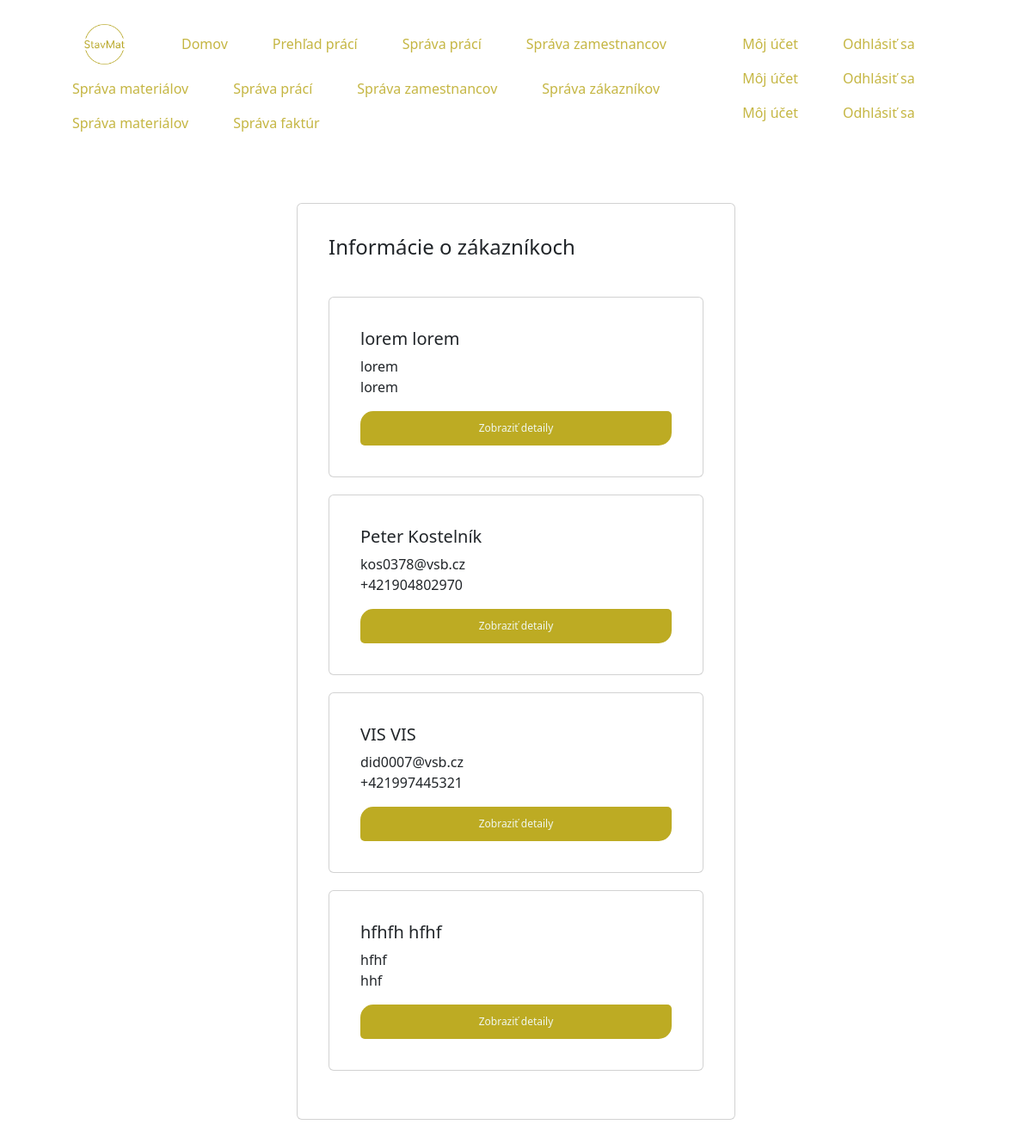
Screenshot of /employee/customer/ (signed in) with the database file from the repository.
### stavMat/models.py (models this page shows, shortened)
class Zakaznici(models.Model):
    meno = models.CharField(max_length=50)
    priezvisko = models.CharField(max_length=50)
    email = models.CharField(max_length=50)
    telefon = models.CharField(max_length=20, verbose_name='Telefón')
    FYZICKA_OSOBA = 'F'
    PRAVNICKA_OSOBA = 'P'
    TYPY_OSOB = [
        (FYZICKA_OSOBA, 'Fyzická osoba'),
        (PRAVNICKA_OSOBA, 'Právnická osoba'),
    ]
    typ_osoby = models.CharField(max_length=1, choices=TYPY_OSOB)
    nazov_firmy = models.CharField(max_length=50, null=True, blank=True, verbose_name='Názov firmy', unique=True,
                                   error_messages={'unique': 'Tento názov firmy už existuje.'})
    ico = models.CharField(max_length=20, null=True, blank=True, verbose_name='IČO', unique=True,
                           error_messages={'unique': 'Toto IČO už existuje.'})
    dic = models.CharField(max_length=20, null=True, blank=True, verbose_name='DIČ', unique=True,
                           error_messages={'unique': 'Toto DIČ už existuje.'})
    prihlasovacie_meno = models.CharField(max_length=50)
    prihlasovacie_heslo = models.CharField(max_length=16)

### stavMat/views.py (the view)
# urls.py: path('employee/customer/', views.employee_customer, name='employee_customer'),
@login_required
def employee_customer(request):
    zakaznik = Zakaznici.objects.all()
    return render(request, 'stavMat/login_employee_customer.html', {'zakaznik': zakaznik})

### stavMat/templates/stavMat/login_employee_customer.html (shortened to what this page needs)
{% extends "stavMat/base_customer.html" %}
{% load static %}
{% block head %}
    <link rel="stylesheet" type="text/css" href="{% static 'customer_project.css' %}">
{% endblock %}
{% block body %}
    <div class="container section">
        <div class="card">
            <div class="card-body">
                <div class="card-head">
                    <h4 class="card-title">Informácie o zákazníkoch</h4>
                </div>
                {% for z in zakaznik %}
                    <div class="card">
                        <div class="card-body">
                            <h5 class="card-title">
                                {{ z.meno }} {{ z.priezvisko }}
                            </h5>
                            <p class="card-text">
                                {{ z.email }}
                                <br>
                                {{ z.telefon }}
                            </p>
                            <div class="row">
                                <div class="col">
                                    <a class="btn" type="submit" href="{% url 'customer_info' z.pk %}">Zobraziť
                                        detaily</a>
                                </div>
                            </div>
                        </div>
                    </div>
                {% endfor %}
            </div>
        </div>
    </div>
{% endblock %}

### stavMat/templates/stavMat/base_customer.html (shortened to what this page needs)
{% load static %}
<!DOCTYPE html>
<html lang="cz">
<head>
    <link href="https://cdn.jsdelivr.net/npm/bootstrap@5.3.3/dist/css/bootstrap.min.css" rel="stylesheet"
>
    <link href="{% static 'customer_index.css' %}" rel="stylesheet">
    {% block head %}
    {% endblock %}
</head>
<body>
<div class="container-fluid px-5 pb-2 header">
    <div class="left-items">
        <ul class="nav">
            <li class="nav-item">
                <a class="nav-link" href="{% url 'index' %}">
                    <img src="{% static 'resources/Logo.png' %}" width="75" height="46.76">
                </a>
            </li>
            <li class="nav-item">
                <a class="nav-link active" href="{% url 'customer' %}">Domov</a>
            </li>
            {% if user.is_authenticated %}
                {% if user.groups.all %}
                    {% for group in user.groups.all %}
                        {% if group.name == 'Zamestnanec' %}
                            <li class="nav-item">
                                <a class="nav-link" href="{% url 'employee_work' %}">Prehľad prácí</a>
                            </li>
                        {% endif %}
                        {% if group.name == 'Hlavný zamestnanec' %}
                            <li class="nav-item">
                                <a class="nav-link" href="{% url 'employee_work' %}">Správa prácí</a>
                            </li>
                            <li class="nav-item">
                                <a class="nav-link" href="{% url 'employee_details' %}">Správa zamestnancov</a>
                            </li>
                            <li class="nav-item">
                                <a class="nav-link" href="{% url 'employee_materials' %}">Správa materiálov</a>
                            </li>
                        {% endif %}
                        {% if group.name == 'Vedúci podniku' %}
                            <li class="nav-item">
                                <a class="nav-link" href="{% url 'employee_work' %}">Správa prácí</a>
                            </li>
                            <li class="nav-item">
                                <a class="nav-link" href="{% url 'employee_details' %}">Správa zamestnancov</a>
                            </li>
                            <li class="nav-item">
                                <a class="nav-link" href="{% url 'employee_customer' %}">Správa zákazníkov</a>
                            </li>
                            <li class="nav-item">
                                <a class="nav-link" href="{% url 'employee_materials' %}">Správa materiálov</a>
                            </li>
                            <li class="nav-item">
                                <a class="nav-link" href="{% url 'employee_faktura' %}">Správa faktúr</a>
                            </li>
                        {% endif %}
                    {% endfor %}
                {% endif %}
            {% endif %}
        </ul>
    </div>
    <div class="right-items">
        <ul class="nav">
            {% if user.is_authenticated %}
                {% for group in user.groups.all %}
                    {% if group.name == 'Zákazník' %}
                        <li class="nav-item">
                            <a class="nav-link" href="{% url 'user_account' %}">Môj účet</a>
                        </li>
                        <li class="nav-item">
                            <a class="nav-link" href="{% url 'logout_customer' %}">Odhlásiť sa</a>
                        </li>
                    {% else %}
                        <li class="nav-item">
                            <a class="nav-link" href="{% url 'employee_account' %}">Môj účet</a>
                        </li>
                        <li class="nav-item">
                            <a class="nav-link" href="{% url 'logout_employee' %}">Odhlásiť sa</a>
                        </li>
                    {% endif %}
                {% endfor %}
            {% endif %}
        </ul>
    </div>
</div>
{% block body %}
{% endblock %}
</body>
</html>

### stavMat/static/customer_index.css (style rules this page uses)
.header { display: flex; justify-content: space-between; align-items: center; margin: 20px auto; }
.nav { display: flex; align-items: center; padding: 0; margin: 0; }
.nav-item { margin-left: 20px; }
a.nav-link { color: #C5B643; text-decoration: none; }

### stavMat/static/customer_project.css (style rules this page uses)
.section { display: flex; align-items: center; justify-content: center; padding: 45px; width: 75vh; }
.card { width: 100%; margin: 0 0 20px 0; padding: 20px; }
.card-head { display: flex; flex-direction: row; justify-content: space-between; align-items: center; margin-bottom: 35px; }
.btn { padding: 10px; background-color: #BDAB23; color: #F0F7EE; font-size: 12px; width: 100%; border-radius: 15px 5px 15px 5px; }

### rows the page displays
Zakaznici: meno "lorem", priezvisko "lorem", email "lorem", telefon "lorem"
Zakaznici: meno "Peter", priezvisko "Kostelník", email "kos0378@vsb.cz", telefon "+421904802970"
Zakaznici: meno "VIS", priezvisko "VIS", email "did0007@vsb.cz", telefon "+421997445321"
Zakaznici: meno "hfhfh", priezvisko "hfhf", email "hfhf", telefon "hhf"
